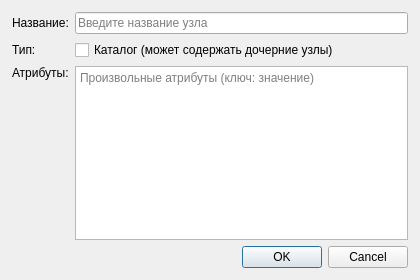
<?xml version="1.0" encoding="UTF-8"?>
<ui version="4.0">
 <class>NodeDialog</class>
 <widget class="QDialog" name="NodeDialog">
  <property name="geometry">
   <rect>
    <x>0</x>
    <y>0</y>
    <width>420</width>
    <height>280</height>
   </rect>
  </property>
  <property name="windowTitle">
   <string>Узел</string>
  </property>
  <layout class="QVBoxLayout" name="verticalLayout">
   <property name="margin">
    <number>12</number>
   </property>
   <item>
    <layout class="QFormLayout" name="formLayout">
     <item row="0" column="0">
      <widget class="QLabel" name="labelName">
       <property name="text">
        <string>Название:</string>
       </property>
      </widget>
     </item>
     <item row="0" column="1">
      <widget class="QLineEdit" name="lineEditName">
       <property name="placeholderText">
        <string>Введите название узла</string>
       </property>
      </widget>
     </item>
     <item row="1" column="0">
      <widget class="QLabel" name="labelDirectory">
       <property name="text">
        <string>Тип:</string>
       </property>
      </widget>
     </item>
     <item row="1" column="1">
      <widget class="QCheckBox" name="checkBoxDirectory">
       <property name="text">
        <string>Каталог (может содержать дочерние узлы)</string>
       </property>
      </widget>
     </item>
     <item row="2" column="0">
      <widget class="QLabel" name="labelAttributes">
       <property name="text">
        <string>Атрибуты:</string>
       </property>
       <property name="alignment">
        <set>Qt::AlignTop</set>
       </property>
      </widget>
     </item>
     <item row="2" column="1">
      <widget class="QPlainTextEdit" name="plainTextEditAttributes">
       <property name="placeholderText">
        <string>Произвольные атрибуты (ключ: значение)</string>
       </property>
       <property name="minimumSize">
        <size>
         <width>0</width>
         <height>100</height>
        </size>
       </property>
      </widget>
     </item>
    </layout>
   </item>
   <item>
    <widget class="QDialogButtonBox" name="buttonBox">
     <property name="orientation">
      <enum>Qt::Horizontal</enum>
     </property>
     <property name="standardButtons">
      <set>QDialogButtonBox::Cancel|QDialogButtonBox::Ok</set>
     </property>
    </widget>
   </item>
  </layout>
 </widget>
 <resources/>
 <connections>
  <connection>
   <sender>buttonBox</sender>
   <signal>accepted()</signal>
   <receiver>NodeDialog</receiver>
   <slot>accept()</slot>
   <hints>
    <hint type="sourcelabel"><x>210</x><y>260</y></hint>
    <hint type="destinationlabel"><x>210</x><y>140</y></hint>
   </hints>
  </connection>
  <connection>
   <sender>buttonBox</sender>
   <signal>rejected()</signal>
   <receiver>NodeDialog</receiver>
   <slot>reject()</slot>
   <hints>
    <hint type="sourcelabel"><x>210</x><y>260</y></hint>
    <hint type="destinationlabel"><x>210</x><y>140</y></hint>
   </hints>
  </connection>
 </connections>
</ui>
